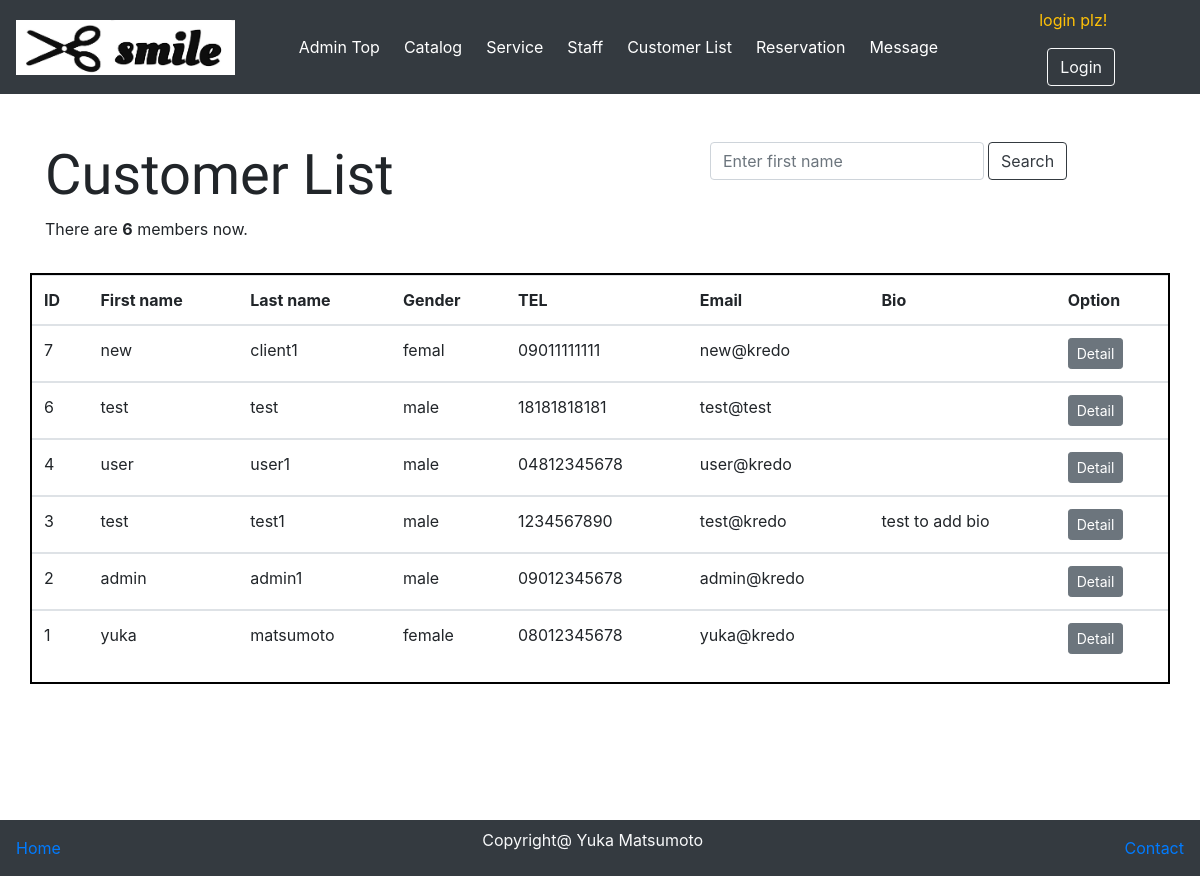
Before: /userList.php with the older database file.
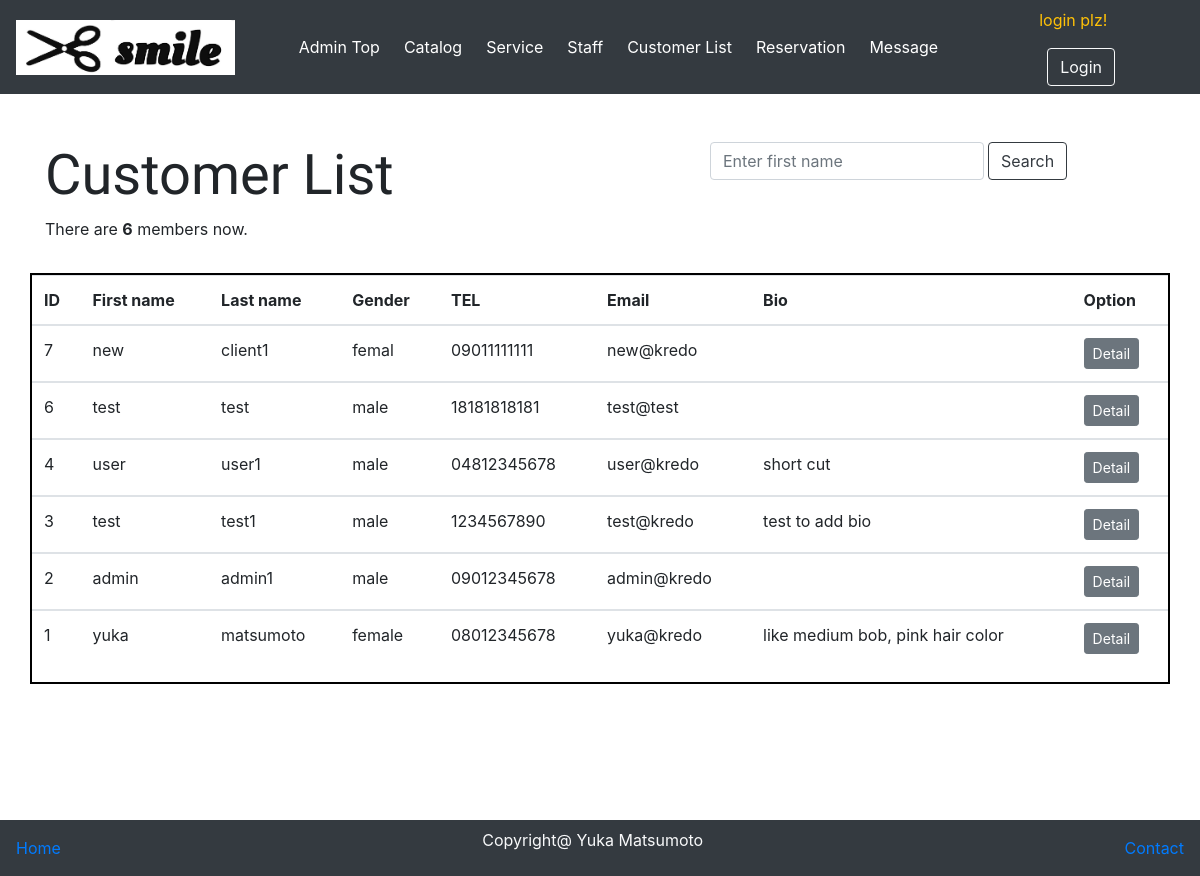
After: the same page with the newer database file.
### tables this page shows
CREATE TABLE `client` (
  `c_id` int(11) NOT NULL,
  `fname` varchar(100) NOT NULL,
  `lname` varchar(100) NOT NULL,
  `c_gender` varchar(10) NOT NULL,
  `telephone` varchar(50) NOT NULL,
  `bio` varchar(100) DEFAULT NULL,
  `login_id` int(11) NOT NULL
);

### classes/connection.php (called while the page is built, shortened)
<?php
class Connection{
    private $servername="localhost";
    private $username ="root";
    private $password ="root";
    private $db_name ="hairsalon";
    function __construct(){
        $this->conn = new mysqli($this->servername,$this->username,$this->password,$this->db_name);
        if($this->conn->connect_error){
            die('error connection to database'.$this->conn->connect_error);
        }else{
            return $this->conn;
        }
    }
}
?>

### hairsalonAction.php (called while the page is built, shortened)
<?php
include 'classes/Hairsalon.php';
$Hairsalon= new Hairsalon;
?>

### classes/Hairsalon.php (called while the page is built, shortened)
<?php
include 'connection.php';
class Hairsalon extends Connection{
function displayUserList(){
    $sql="SELECT * FROM client INNER JOIN login ON client.c_id= login.login_id ORDER BY client.c_id DESC";
    $result = $this->conn->query($sql);
    if($result->num_rows>0){
        while($rows =$result->fetch_assoc()){
            $row[]=$rows;
        }
        return $row;
    }else{
        return FALSE;
    }
}
function searchUser($keyword){
    $sql = "SELECT * FROM client INNER JOIN login ON client.c_id=login.login_id WHERE client.fname='$keyword'";
    $result = $this->conn->query($sql);
    if($result->num_rows>0){
        while($rows=$result->fetch_assoc()){
            $row[]=$rows;
        }
        return $row;
    }else{
        return FALSE;
    }
}
}
?>

### userList.php (the view, shortened to what this page needs)
<?php
include 'adminMenu.php';
$userList = $Hairsalon->displayUserList();
$results = $Hairsalon->searchUser($keyword);
?>
<!doctype html>
<html lang="en">
  <head>
    <link rel="stylesheet" href="https://stackpath.bootstrapcdn.com/bootstrap/4.3.1/css/bootstrap.min.css">
  </head>
  <body>
    <div class="container mb-5" id="main">
      <div class="row mt-5">
        <div class="col-lg-7">
          <h5 class="display-4">Customer List</h5>
          <p>There are  <b><?php echo count($userList)?></b> members now.</p>
        </div>
        <div class="col-lg-5">
          <form action="" method="post" class="form-inline">
            <input type="text" name="keyword" id="" placeholder="Enter first name" class="form-control">
            <button type="submit" name="search" class="btn btn-outline-dark ml-1">Search</button>
          </form>
        </div>
      </div>
      <div class="row mt-3" id='userlist'>
        <table class="table table-hover">
          <thead>
            <th>ID</th>
            <th>First name</th>
            <th>Last name</th>
            <th>Gender</th>
            <th>TEL</th>
            <th>Email</th>
            <th>Bio</th>
            <th>Option</th>
          </thead>
          <?php
            if($results > 0){
              foreach($results as $result){
                $client_id=$result['c_id'];
                echo"<tbody>";
                    echo "<td>".$result['c_id']."</td>";
                    echo "<td>".$result['fname']."</td>";
                    echo "<td>".$result['lname']."</td>";
                    echo "<td>".$result['c_gender']."</td>";
                    echo "<td>".$result['telephone']."</td>";
                    echo "<td>".$result['email']."</td>";
                    echo "<td>".$result['bio']."</td>";
                    echo "<td><a href='editUser.php?id=$client_id' class='btn btn-secondary btn-sm'>Detail</a></td>";
                    echo "</tbody>";
              }
            }else{
              foreach($userList as $row){
                $client_id=$row['c_id'];
                  echo"<tbody>";
                    echo "<td>".$row['c_id']."</td>";
                    echo "<td>".$row['fname']."</td>";
                    echo "<td>".$row['lname']."</td>";
                    echo "<td>".$row['c_gender']."</td>";
                    echo "<td>".$row['telephone']."</td>";
                    echo "<td>".$row['email']."</td>";
                    echo "<td>".$row['bio']."</td>";
                    echo "<td><a href='editUser.php?id=$client_id' class='btn btn-secondary btn-sm'>Detail</a></td>";
                    echo "</tbody>";
                  }
            }
          ?>
        </table>
        <br>
      </div>
    </div>
    <nav class="nav navbar bg-dark" id="footer">
      <a href="dashboard.php" >Home</a>
      <p class="text-light">Copyright@ Yuka Matsumoto</p>
      <a href="contactpage.php">Contact</a>
    </nav>
  </body>
</html>

Changed rows visible on the page:
changed client "user": bio (not shown) → "short cut"
changed client "yuka": bio (not shown) → "like medium bob, pink hair color"
